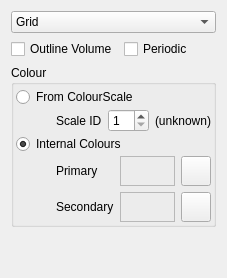
      <widget class="QWidget" name="StylePage">
       <attribute name="title">
        <string>Style</string>
       </attribute>
       <layout class="QVBoxLayout" name="verticalLayout_5">
        <item>
         <widget class="QComboBox" name="GridStyleCombo">
          <property name="sizePolicy">
           <sizepolicy hsizetype="Expanding" vsizetype="Fixed">
            <horstretch>0</horstretch>
            <verstretch>0</verstretch>
           </sizepolicy>
          </property>
          <item>
           <property name="text">
            <string>Grid</string>
           </property>
          </item>
          <item>
           <property name="text">
            <string>Points</string>
           </property>
          </item>
          <item>
           <property name="text">
            <string>Triangles</string>
           </property>
          </item>
          <item>
           <property name="text">
            <string>Solid</string>
           </property>
          </item>
         </widget>
        </item>
        <item>
         <layout class="QHBoxLayout" name="horizontalLayout_9">
          <item>
           <widget class="QCheckBox" name="GridOutlineVolumeCheck">
            <property name="text">
             <string>Outline Volume</string>
            </property>
           </widget>
          </item>
          <item>
           <widget class="QCheckBox" name="GridPeriodicCheck">
            <property name="text">
             <string>Periodic</string>
            </property>
           </widget>
          </item>
         </layout>
        </item>
        <item>
         <widget class="QGroupBox" name="groupBox">
          <property name="title">
           <string>Colour</string>
          </property>
          <layout class="QVBoxLayout" name="_7">
           <property name="spacing">
            <number>2</number>
           </property>
           <property name="margin">
            <number>2</number>
           </property>
           <item>
            <widget class="QRadioButton" name="GridUseColourScaleRadio">
             <property name="text">
              <string>From ColourScale</string>
             </property>
            </widget>
           </item>
           <item>
            <layout class="QHBoxLayout" name="_8">
             <property name="spacing">
              <number>6</number>
             </property>
             <property name="margin">
              <number>0</number>
             </property>
             <item>
              <spacer>
               <property name="orientation">
                <enum>Qt::Horizontal</enum>
               </property>
               <property name="sizeType">
                <enum>QSizePolicy::Fixed</enum>
               </property>
               <property name="sizeHint" stdset="0">
                <size>
                 <width>40</width>
                 <height>20</height>
                </size>
               </property>
              </spacer>
             </item>
             <item>
              <widget class="QLabel" name="label">
               <property name="text">
                <string>Scale ID</string>
               </property>
              </widget>
             </item>
             <item>
              <widget class="QSpinBox" name="GridColourscaleSpin">
               <property name="minimum">
                <number>1</number>
               </property>
               <property name="maximum">
                <number>10</number>
               </property>
              </widget>
             </item>
             <item>
              <widget class="QLabel" name="GridColourscaleName">
               <property name="sizePolicy">
                <sizepolicy hsizetype="Expanding" vsizetype="Preferred">
                 <horstretch>0</horstretch>
                 <verstretch>0</verstretch>
                </sizepolicy>
               </property>
               <property name="text">
                <string>(unknown)</string>
               </property>
              </widget>
             </item>
            </layout>
           </item>
           <item>
            <widget class="QRadioButton" name="GridUseInternalColoursRadio">
             <property name="text">
              <string>Internal Colours</string>
             </property>
             <property name="checked">
              <bool>true</bool>
             </property>
            </widget>
           </item>
           <item>
            <layout class="QHBoxLayout" name="_9">
             <property name="spacing">
              <number>6</number>
             </property>
             <property name="margin">
              <number>0</number>
             </property>
             <item>
              <spacer>
               <property name="orientation">
                <enum>Qt::Horizontal</enum>
               </property>
               <property name="sizeType">
                <enum>QSizePolicy::Fixed</enum>
               </property>
               <property name="sizeHint" stdset="0">
                <size>
                 <width>40</width>
                 <height>20</height>
                </size>
               </property>
              </spacer>
             </item>
             <item>
              <layout class="QGridLayout" name="_10">
               <property name="margin">
                <number>0</number>
               </property>
               <property name="spacing">
                <number>6</number>
               </property>
               <item row="0" column="1">
                <widget class="TColourFrame" name="GridPrimaryColourFrame">
                 <property name="sizePolicy">
                  <sizepolicy hsizetype="Expanding" vsizetype="Ignored">
                   <horstretch>0</horstretch>
                   <verstretch>0</verstretch>
                  </sizepolicy>
                 </property>
                 <property name="minimumSize">
                  <size>
                   <width>24</width>
                   <height>24</height>
                  </size>
                 </property>
                 <property name="toolTip">
                  <string>Standard colour used for all grid vertices (if unsymmetric) or positive values (if symmetric)</string>
                 </property>
                 <property name="frameShape">
                  <enum>QFrame::StyledPanel</enum>
                 </property>
                 <property name="frameShadow">
                  <enum>QFrame::Raised</enum>
                 </property>
                </widget>
               </item>
               <item row="0" column="2">
                <widget class="QPushButton" name="GridPrimaryColourButton">
                 <property name="sizePolicy">
                  <sizepolicy hsizetype="Preferred" vsizetype="Preferred">
                   <horstretch>0</horstretch>
                   <verstretch>0</verstretch>
                  </sizepolicy>
                 </property>
                 <property name="minimumSize">
                  <size>
                   <width>30</width>
                   <height>30</height>
                  </size>
                 </property>
                 <property name="maximumSize">
                  <size>
                   <width>30</width>
                   <height>30</height>
                  </size>
                 </property>
                 <property name="toolTip">
                  <string/>
                 </property>
                 <property name="text">
                  <string/>
                 </property>
                 <property name="icon">
                  <iconset resource="icons.qrc">
                   <normaloff>:/basic/icons/basic_colour.svg</normaloff>:/basic/icons/basic_colour.svg</iconset>
                 </property>
                 <property name="autoDefault">
                  <bool>false</bool>
                 </property>
                </widget>
               </item>
               <item row="0" column="0">
                <widget class="QLabel" name="label_7">
                 <property name="sizePolicy">
                  <sizepolicy hsizetype="Minimum" vsizetype="Preferred">
                   <horstretch>0</horstretch>
                   <verstretch>0</verstretch>
                  </sizepolicy>
                 </property>
                 <property name="text">
                  <string>Primary</string>
                 </property>
                </widget>
               </item>
               <item row="1" column="0">
                <widget class="QLabel" name="label_53">
                 <property name="sizePolicy">
                  <sizepolicy hsizetype="Minimum" vsizetype="Preferred">
                   <horstretch>0</horstretch>
                   <verstretch>0</verstretch>
                  </sizepolicy>
                 </property>
                 <property name="text">
                  <string>Secondary</string>
                 </property>
                </widget>
               </item>
               <item row="1" column="1">
                <widget class="TColourFrame" name="GridSecondaryColourFrame">
                 <property name="sizePolicy">
                  <sizepolicy hsizetype="Expanding" vsizetype="Ignored">
                   <horstretch>0</horstretch>
                   <verstretch>0</verstretch>
                  </sizepolicy>
                 </property>
                 <property name="minimumSize">
                  <size>
                   <width>24</width>
                   <height>24</height>
                  </size>
                 </property>
                 <property name="toolTip">
                  <string>Colour of secondary surface</string>
                 </property>
                 <property name="frameShape">
                  <enum>QFrame::StyledPanel</enum>
                 </property>
                 <property name="frameShadow">
                  <enum>QFrame::Raised</enum>
                 </property>
                </widget>
               </item>
               <item row="1" column="2">
                <widget class="QPushButton" name="GridSecondaryColourButton">
                 <property name="sizePolicy">
                  <sizepolicy hsizetype="Preferred" vsizetype="Preferred">
                   <horstretch>0</horstretch>
                   <verstretch>0</verstretch>
                  </sizepolicy>
                 </property>
                 <property name="minimumSize">
                  <size>
                   <width>30</width>
                   <height>30</height>
                  </size>
                 </property>
                 <property name="maximumSize">
                  <size>
                   <width>30</width>
                   <height>30</height>
                  </size>
                 </property>
                 <property name="text">
                  <string/>
                 </property>
                 <property name="icon">
                  <iconset resource="icons.qrc">
                   <normaloff>:/basic/icons/basic_colour.svg</normaloff>:/basic/icons/basic_colour.svg</iconset>
                 </property>
                 <property name="autoDefault">
                  <bool>false</bool>
                 </property>
                </widget>
               </item>
              </layout>
             </item>
            </layout>
           </item>
          </layout>
         </widget>
        </item>
        <item>
         <spacer>
          <property name="orientation">
           <enum>Qt::Vertical</enum>
          </property>
          <property name="sizeHint" stdset="0">
           <size>
            <width>20</width>
            <height>40</height>
           </size>
          </property>
         </spacer>
        </item>
       </layout>
      </widget>
